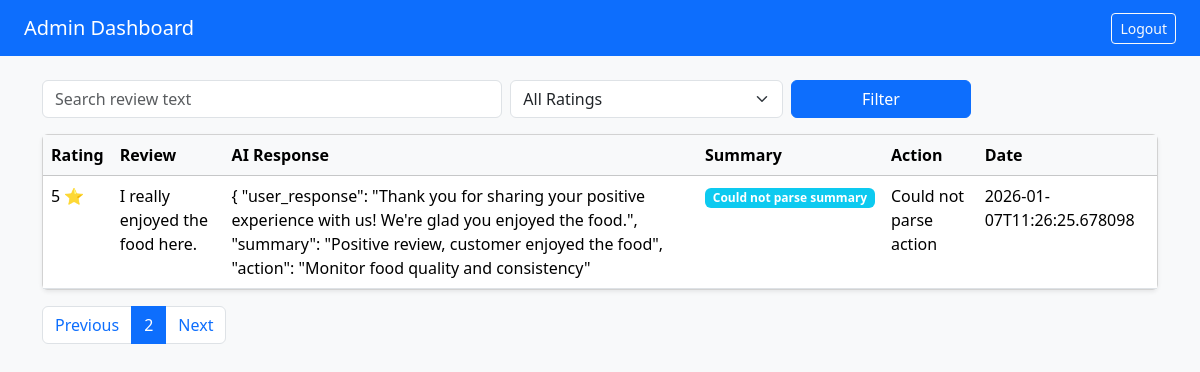
The app's page /admin?page=2&search=&rating= (signed in) with its own data.
### tables this page shows
CREATE TABLE reviews (
        id INTEGER PRIMARY KEY AUTOINCREMENT,
        user_rating INTEGER NOT NULL,
        user_review TEXT NOT NULL,
        ai_response TEXT,
        ai_summary TEXT,
        ai_action TEXT,
        created_at TEXT NOT NULL
    );

### app.py (the view)
@app.route("/admin")
def admin_dashboard():
    if not session.get("admin_logged_in"):
        return redirect("/admin/login")
    search = request.args.get("search", "").strip()
    rating = request.args.get("rating", "").strip()
    page = request.args.get("page", 1, type=int)
    rating_value = int(rating) if rating.isdigit() else None
    reviews = get_filtered_reviews(
        search=search,
        rating=rating_value,
        page=page
    )
    return render_template(
        "admin.html",
        reviews=reviews,
        page=page,
        search=search,
        rating=rating
    )

### db.py (called while the page is built)
def get_connection():
    return sqlite3.connect(DB_NAME)

def get_filtered_reviews(search="", rating=None, page=1, per_page=5):
    conn = get_connection()
    cur = conn.cursor()
    query = """
        SELECT user_rating, user_review, ai_response, ai_summary, ai_action, created_at
        FROM reviews
        WHERE 1=1
    """
    params = []
    if search:
        query += " AND user_review LIKE ?"
        params.append(f"%{search}%")
    if rating:
        query += " AND user_rating = ?"
        params.append(rating)
    query += " ORDER BY created_at DESC LIMIT ? OFFSET ?"
    params.extend([per_page, (page - 1) * per_page])
    cur.execute(query, params)
    rows = cur.fetchall()
    conn.close()
    return [
        {
            "rating": r[0],
            "review": r[1],
            "ai_response": r[2],
            "summary": r[3],
            "action": r[4],
            "created_at": r[5]
        }
        for r in rows
    ]

### templates/admin.html (shortened to what this page needs)
<!DOCTYPE html>
<html>
<head>
  <link href="https://cdn.jsdelivr.net/npm/bootstrap@5.3.2/dist/css/bootstrap.min.css" rel="stylesheet">
</head>
<body class="bg-light">
<nav class="navbar navbar-dark bg-primary px-4">
  <span class="navbar-brand">Admin Dashboard</span>
  <a href="/admin/logout" class="btn btn-sm btn-outline-light">Logout</a>
</nav>
<div class="container mt-4">
  <form class="row g-2 mb-3">
    <div class="col-md-5">
      <input name="search" value="{{ search }}" class="form-control" placeholder="Search review text">
    </div>
    <div class="col-md-3">
      <select name="rating" class="form-select">
        <option value="">All Ratings</option>
      </select>
    </div>
    <div class="col-md-2">
      <button class="btn btn-primary w-100">Filter</button>
    </div>
  </form>
  <div class="card shadow-sm">
    <div class="card-body p-0">
      <table class="table table-hover mb-0">
        <thead class="table-light">
          <tr>
            <th>Rating</th>
            <th>Review</th>
            <th>AI Response</th>
            <th>Summary</th>
            <th>Action</th>
            <th>Date</th>
          </tr>
        </thead>
        <tbody>
          {% for r in reviews %}
          <tr>
            <td>{{ r.rating }} ⭐</td>
            <td>{{ r.review }}</td>
            <td>{{ r.ai_response }}</td>
            <td><span class="badge bg-info">{{ r.summary }}</span></td>
            <td>{{ r.action }}</td>
            <td>{{ r.created_at }}</td>
          </tr>
          {% endfor %}
        </tbody>
      </table>
    </div>
  </div>
  <nav class="mt-3">
    <ul class="pagination">
      {% if page > 1 %}
      <li class="page-item">
        <a class="page-link" href="?page={{ page-1 }}&search={{ search }}&rating={{ rating }}">Previous</a>
      </li>
      {% endif %}
      <li class="page-item active">
        <span class="page-link">{{ page }}</span>
      </li>
      <li class="page-item">
        <a class="page-link" href="?page={{ page+1 }}&search={{ search }}&rating={{ rating }}">Next</a>
      </li>
    </ul>
  </nav>
</div>
</body>
</html>

### records on screen
reviews: rating "5", review "I really enjoyed the food here.", ai_response "{ \"user_response\": \"Thank you for sharing your positive experience with us! We're glad you enjoyed the food.\", \"summary\": \"Positive review, customer enjoyed the food\", \"action\": \"Monitor food quality and consistency\"", summary "Could not parse summary", action "Could not parse action", created_at "2026-01-07T11:26:25.678098"

### other values on screen
{{ page }} "2"
